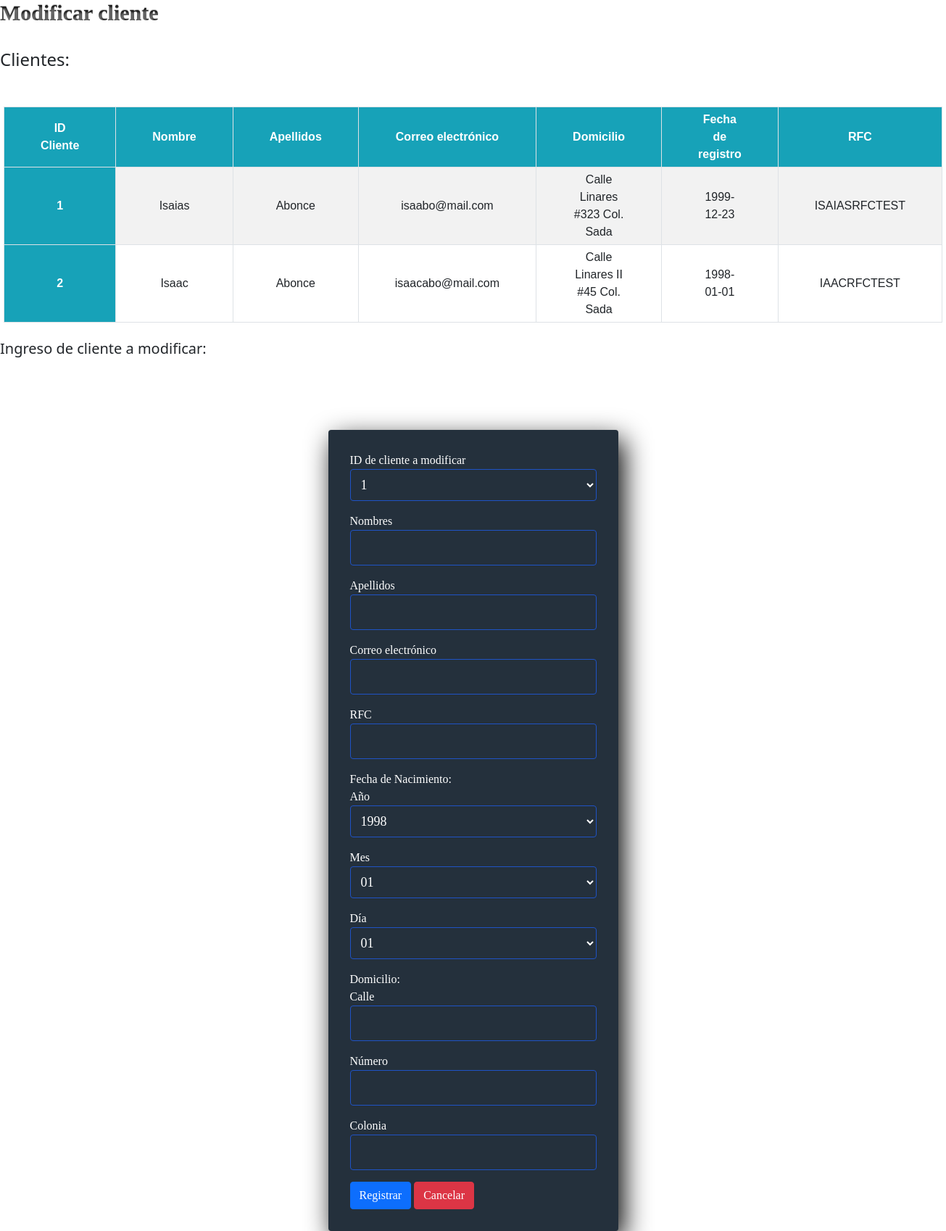
Page /Vista/modificarCliente.php on the committed database.
### tables this page shows
CREATE TABLE `cliente` (
  `id` int(11) NOT NULL,
  `nombres` varchar(50) NOT NULL,
  `apellidos` varchar(50) NOT NULL,
  `correo` varchar(150) NOT NULL,
  `domicilio` varchar(150) NOT NULL,
  `fechaNac` date NOT NULL,
  `rfc` varchar(13) NOT NULL
);

### Persistencia/clienteDAO.php (called while the page is built, shortened)
<?php
class ClienteDAO{
    private $servidor = "localhost";
    private $usuario = "root";
    private $pws = "root";
    private $db = "clientes";
    public function Conectar(){
        try {
            $mysqli = new mysqli(
                $this->servidor,
                $this->usuario,
                $this->pws,
                $this->db
            );
            return $mysqli;
        } catch (mysqli_sql_exception $e) {
            throw $e;
        }
    }
    public function leerClientes(){
        $conexion = $this->Conectar();
        $consulta = "select * from cliente";
        return $resultado = $conexion->query($consulta);
    }
    public function verIDs(){
        $conexion = $this->Conectar();
        $consulta = "select id from cliente";
        return $resultado = $conexion->query($consulta);
    }
}

### Vista/modificarCliente.php (the view, shortened to what this page needs)
<!DOCTYPE html>
<html lang="en">
<head>
    <link rel="stylesheet" href="css/formulario.css">
    <link rel="stylesheet" href="css/styleForm.css">
    <link rel="stylesheet" href="css/tablecrud.css">
    <link href="https://cdn.jsdelivr.net/npm/bootstrap@5.1.3/dist/css/bootstrap.min.css" rel="stylesheet">
</head>
<body>
    <h1 class="h1Title">Modificar cliente</h1>
    <br>
    <h4>
        Clientes:
    </h4>
            <table >
                <thead>
                    <th scope="col">ID Cliente</th>
                    <th scope="col">Nombre</th>
                    <th scope="col">Apellidos</th>
                    <th scope="col">Correo electrónico</th>
                    <th scope="col">Domicilio</th>
                    <th scope="col">Fecha de registro</th>
                    <th scope="col">RFC</th>
                </thead>
                <tbody>
                    <?php
                    include("../Persistencia/clienteDAO.php");
                    $clienteDao = new clienteDAO();
                    $tabla = $clienteDao->leerClientes();
                    while ($registro = mysqli_fetch_array($tabla)) {
                    ?>
                        <tr>
                            <td> <?php echo $registro[0] ?> </td>
                            <td> <?php echo $registro[1] ?> </td>
                            <td> <?php echo $registro[2] ?> </td>
                            <td> <?php echo $registro[3] ?> </td>
                            <td> <?php echo $registro[4] ?> </td>
                            <td> <?php echo $registro[5] ?> </td>
                            <td> <?php echo $registro[6] ?></td>
                        </tr>
                    <?php
                    }
                    ?>
                </tbody>
            </table>
            <br>
            <h5>Ingreso de cliente a modificar:</h5>
    <div>
        <div>
            <div>
                <form action="../Controlador/modificarCliente.php" method="POST" class="form-register">
                <label> ID de cliente a modificar</label>
                        <select class="controls" name="id">
                            <?php
                            $ids = $clienteDao->verIDs();
                            while ($fila = mysqli_fetch_array($ids)) {
                            ?>
                                <option> <?php echo $fila[0]; ?> </option>
                            <?php
                            }
                            ?>
                        </select>
                    <label>Nombres</label>
                <input type="text" class="controls" name="nombres">
                <label>Apellidos</label>
                <input type="text" class="controls" name="apellidos">
                <label>Correo electrónico</label>
                <input type="email" class="controls" name="correo">
                <label>RFC</label>
                <input type="text" class="controls" name="rfc">
                <label>Fecha de Nacimiento:</label>
                <br>
                <label>Año</label>
                <select class="controls" name="anio">
                    <?php for ($i = 1998; $i < 2050; $i++) { ?>
                        <option> <?php echo $i ?> </option>
                        <?php } ?>
                    </select>
                <label>Mes</label>
                <select class="controls" name="mes">
                    <option> 01 </option>
                    </select>
                <label>Día</label>
                <select class="controls" name="dia">
                    <option> 01 </option>
                    </select>
                <br>
                <label>Domicilio:</label>
                <br>
                <label>Calle</label>
                <input type="text" class="controls" name="calle">
                <label>Número</label>
                <input type="text" class="controls" name="numero">
                <label>Colonia</label>
                <input type="text" class="controls" name="colonia">
                <br>
                <input type="submit" class="btn btn-primary" value="Registrar">
                <a href="../index.php" class="btn btn-danger">Cancelar</a>
                </form>
            </div>
        </div>
    </div>
</body>
</html>

### Vista/css/formulario.css (style rules this page uses)
.h1Title { text-align: left; font-family: Arial Black; font-weight: bold; font-size: 30px; background: #202020; -webkit-background-clip: text; -moz-background-clip: text; background-clip: text; color: transparent; text-shadow: 0px 3px 3px rgba(255,255,255,0.4),0px -1px 1px rgba(0,0,0,0.3); }

### Vista/css/styleForm.css (style rules this page uses)
* { margin: 0; padding: 0; box-sizing: border-box; }
body { background-color: #c3c3c3; }
.form-register { width: 400px; background: #24303c; padding: 30px; margin: auto; margin-top: 100px; border-radius: 4px; font-family: 'calibri'; color: white; box-shadow: 7px 13px 37px #000; }
.controls { width: 100%; background: #24303c; padding: 10px; border-radius: 4px; margin-bottom: 16px; border: 1px solid #1f53c5; font-family: 'calibri'; font-size: 18px; color: white; }
.form-register a { color: white; text-decoration: none; }

### Vista/css/tablecrud.css (style rules this page uses)
table { margin: auto; margin-top: 50px; text-align: center; font-family: Arial, Helvetica, sans-serif; font-size: 16px; border-collapse: collapse; }
table th, table td { border: 1px solid #dee2e6; padding: 5px 50px; }
table th, table td:first-child { background-color: #17A2B8; color: #FFF; font-weight: 600; width: 100px; }
table tr:nth-child(odd) { background-color: rgba(0, 0, 0, 0.05); }

### rows in the picture
cliente: id "1", nombres "Isaias", apellidos "Abonce", correo "isaabo@mail.com", domicilio "Calle Linares #323 Col. Sada", fechaNac "1999-12-23", rfc "ISAIASRFCTEST"
cliente: id "2", nombres "Isaac", apellidos "Abonce", correo "isaacabo@mail.com", domicilio "Calle Linares II #45 Col. Sada", fechaNac "1998-01-01", rfc "IAACRFCTEST"

### other values in the picture
form field id "1"
form field anio "1998"
